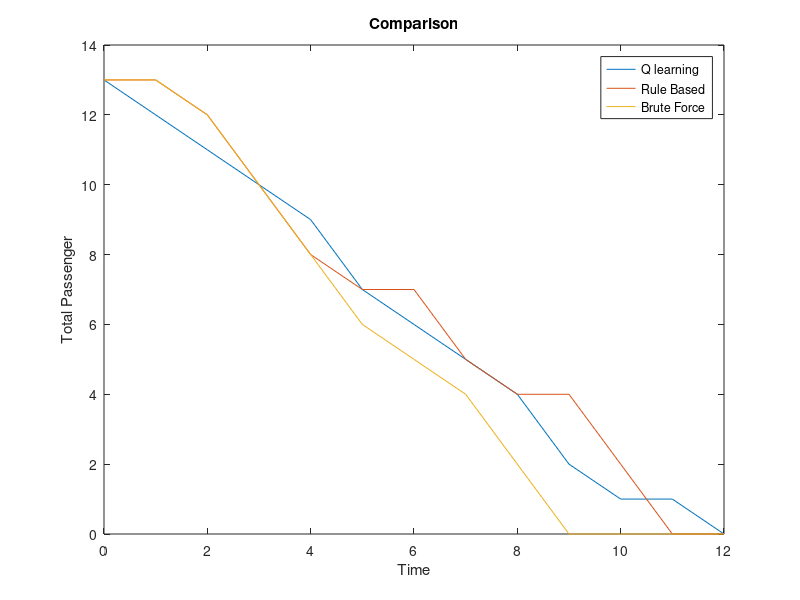
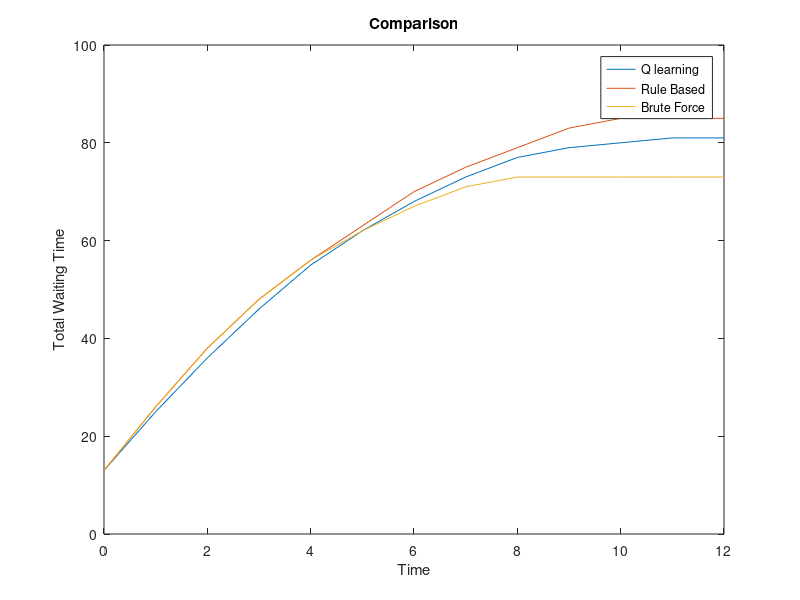

Here is the MATLAB script that generated these plots, in order:
Passengers_brute_force=[13 13 12 10 8 6 5 4 2 0 0 0 0];

Passengers_q_learning=[13 12 11 10 9 7 6 5 4 2 1 1 0];
Passengers_rule_based=[13 13 12 10 8 7 7 5 4 4 2 0 0];
time=[0:1:length(Passengers_q_learning)-1]
%Passengers_dqn[]
figure(1)
plot(time,...
    Passengers_q_learning,time,Passengers_rule_based,time,Passengers_brute_force)
title('Comparison')
xlabel('Time') 
ylabel('Total Passenger') 
legend('Q learning','Rule Based','Brute Force')
a=0;
for i=1:13
    
waiting_time_brute_force(i)=Passengers_brute_force(i)+a;
a=waiting_time_brute_force(i);
end
a=0;
for i=1:13
    
waiting_time_rule_based(i)=Passengers_rule_based(i)+a;
a=waiting_time_rule_based(i);
end
a=0;
for i=1:13
    
waiting_time_q_learning(i)=Passengers_q_learning(i)+a;
a=waiting_time_q_learning(i);
end
figure(2)
plot(time,...
    waiting_time_q_learning,time,waiting_time_rule_based,time,waiting_time_brute_force)
title('Comparison')
xlabel('Time') 
ylabel('Total Waiting Time') 
legend('Q learning','Rule Based','Brute Force')
